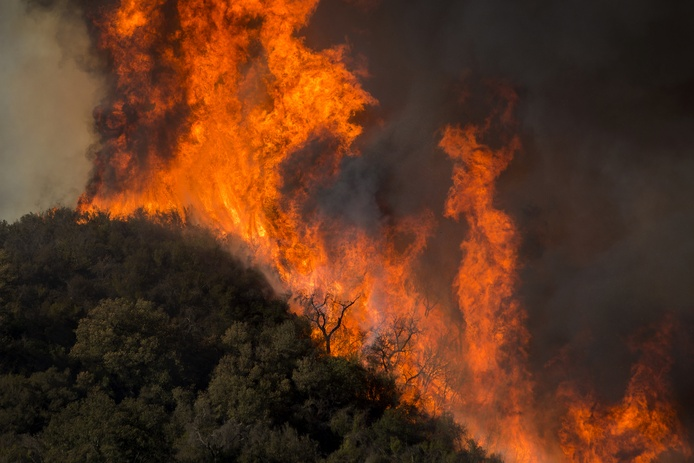
#> input picture Golden_Measure/img1.jpg, 694 x 463 px, shrunk from 2000 x 1333 before the run
$ jupyter execute 'Golden Measure.ipynb'
#> lines starting #> are read from the running program, lines starting #| are printed output that depends on the picture; long printed decimals are rounded
[cell 1]
#Import required modules
import cv2 as cv
import time
import numpy

[cell 2]
#Read in the 5 images
img1 = cv.imread("img1.jpg")
#> img1 is the input picture: shape (463, 694, 3); mean B, G, R 29.8, 51.8, 90.8
img2 = cv.imread("img2.jpg")
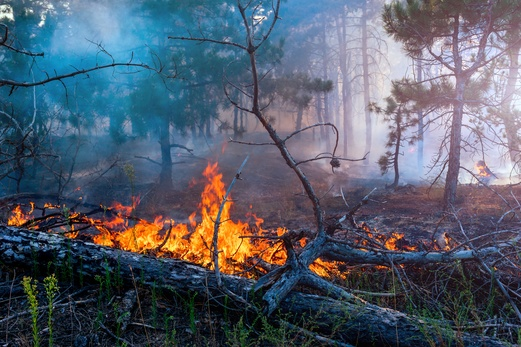
#> input picture Golden_Measure/img2.jpg, 521 x 347 px, shrunk from 1500 x 1000 before the run
#> img2 is the input picture: shape (347, 521, 3); mean B, G, R 108.4, 94.3, 85.9
img3 = cv.imread("img3.jpg")
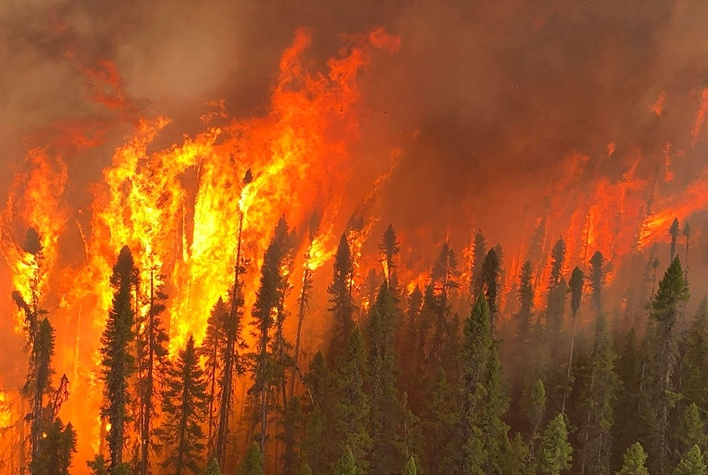
#> input picture Golden_Measure/img3.jpg, 708 x 475 px, shrunk from 2039 x 1369 before the run
#> img3 is the input picture: shape (475, 708, 3); mean B, G, R 34.3, 83.2, 156.9
img4 = cv.imread("img4.jpg")
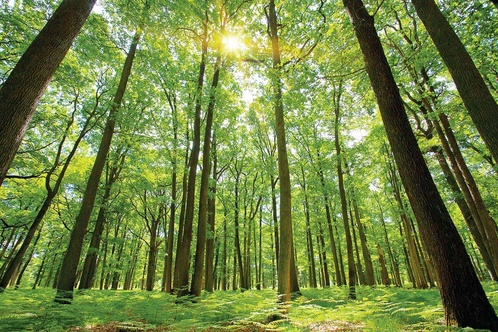
#> input picture Golden_Measure/img4.jpg, 498 x 332 px, shrunk from 1435 x 957 before the run
#> img4 is the input picture: shape (332, 498, 3); mean B, G, R 67.9, 131.3, 112.5
img5 = cv.imread("img5.jpg")
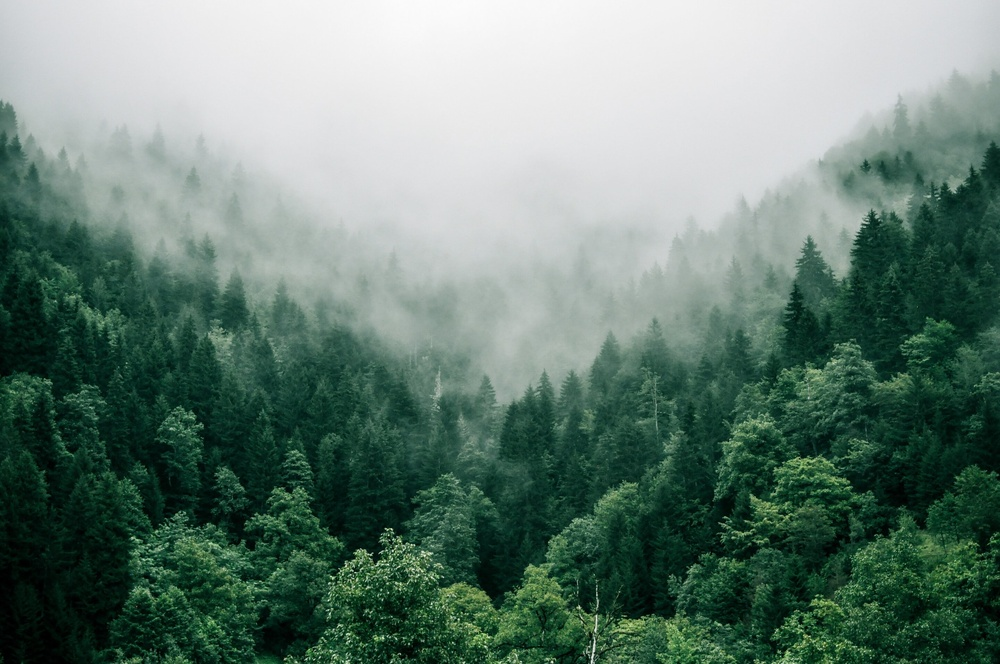
#> input picture Golden_Measure/img5.jpg, 1000 x 664 px, shrunk from 2880 x 1913 before the run
#> img5 is the input picture: shape (664, 1000, 3); mean B, G, R 114.9, 126.1, 102.6

[cell 3]
#Set the shreshold limits for the canny detection
threshold1 = 10
threshold2 = 10

#Detect edges 100 times over each image
edges = numpy.array([]);
ave = 0
for k in range(100):
    tic = time.time()
    cv.Canny(img1, threshold1, threshold2, edges)
    toc = time.time()
    ave = ave + (toc-tic);
#> after the loop, ave = 0.993
ave = ave/100
#> ave = 0.00993
print("img1 took an average of" ,ave*100 ,"ms to run.")
#| img1 took an average of 0.9929 ms to run.

#Display edges to check thresholds
# window_name = 'image'
# cv.imshow(window_name, edges)

#Detect edges 100 times over each image
edges = numpy.array([]);
ave = 0
for k in range(100):
    tic = time.time()
    cv.Canny(img2, threshold1, threshold2, edges)
    toc = time.time()
    ave = ave + (toc-tic);
#> after the loop, ave = 0.664
ave = ave/100
#> ave = 0.00664
print("img2 took an average of" ,ave*100 ,"ms to run.")
#| img2 took an average of 0.664 ms to run.

#Detect edges 100 times over each image
edges = numpy.array([]);
ave = 0
for k in range(100):
    tic = time.time()
    cv.Canny(img3, threshold1, threshold2, edges)
    toc = time.time()
    ave = ave + (toc-tic);
#> after the loop, ave = 1.15
ave = ave/100
#> ave = 0.0115
print("img3 took an average of" ,ave*100 ,"ms to run.")
#| img3 took an average of 1.145 ms to run.

#Detect edges 100 times over each image
edges = numpy.array([]);
ave = 0
for k in range(100):
    tic = time.time()
    cv.Canny(img4, threshold1, threshold2, edges)
    toc = time.time()
    ave = ave + (toc-tic);
#> after the loop, ave = 0.614
ave = ave/100
#> ave = 0.00614
print("img4 took an average of" ,ave*100 ,"ms to run.")
#| img4 took an average of 0.6137 ms to run.

#Detect edges 100 times over each image
edges = numpy.array([]);
ave = 0
for k in range(100):
    tic = time.time()
    cv.Canny(img5, threshold1, threshold2, edges)
    toc = time.time()
    ave = ave + (toc-tic);
#> after the loop, ave = 1.88
ave = ave/100
#> ave = 0.0188
print("img5 took an average of" ,ave*100 ,"ms to run.")
#| img5 took an average of 1.881 ms to run.
